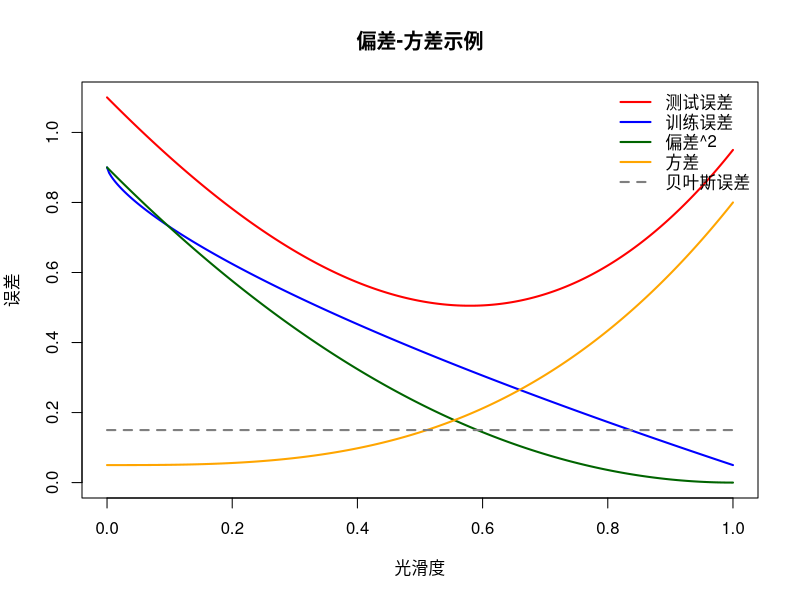

R code for this plot:
x <- seq(0, 1, length.out = 300)

bayes    <- rep(0.15, length(x))      # 贝叶斯误差：水平线
bias2    <- 0.90 * (1 - x)^2          # 偏差^2：递减
variance <- 0.05 + 0.75 * x^3         # 方差：递增
train    <- 0.90 - 0.85 * x^0.7       # 训练误差：递减
test     <- bayes + bias2 + variance  # 测试误差：先降后升

matplot(
  x,
  cbind(test, train, bias2, variance, bayes),
  type = "l", lwd = 2,
  col = c("red", "blue", "darkgreen", "orange", "grey50"),
  lty = c(1, 1, 1, 1, 2),
  xlab = "光滑度",
  ylab = "误差",
  main = "偏差-方差示例"
)

legend(
  "topright",
  legend = c("测试误差", "训练误差", "偏差^2", "方差", "贝叶斯误差"),
  col = c("red", "blue", "darkgreen", "orange", "grey50"),
  lty = c(1, 1, 1, 1, 2), lwd = 2, bty = "n"
)